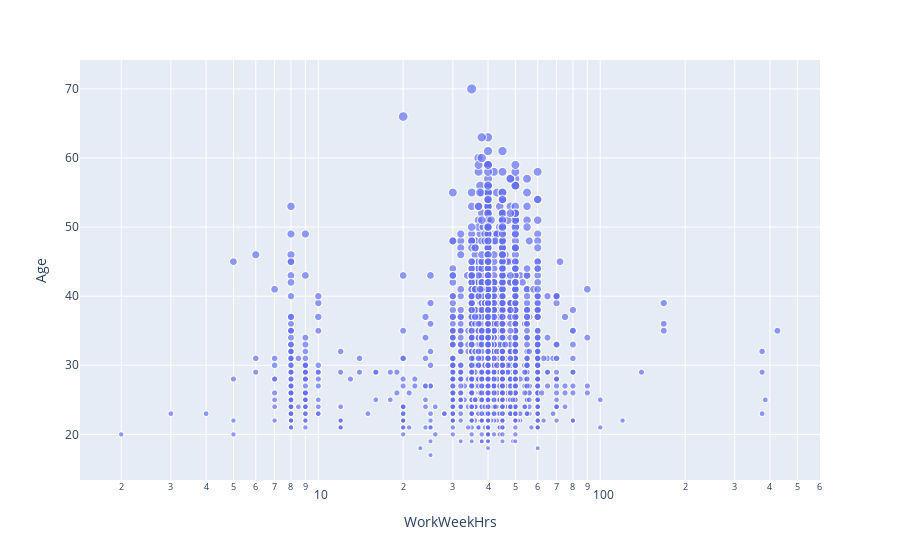

Notebook code cell kept with this figure:
### Markdown cell above
Create a bubble plot of `WorkWeekHrs` and `Age`, use `Age` column as bubble size.

##### Hint: Use plotly.express to create a bubble chart

### Code cell
import plotly.express as px
fig = px.scatter(df, x="WorkWeekHrs", y="Age",
         size="Age", log_x=True, size_max=10)
fig.show()

df.corr()

### Figure 1 — Plotly figure (JSON) as saved in the notebook; plotly's stock layout.template omitted (floating-point values rounded to 4 significant figures; data arrays with more than 128 entries replaced by an {"elided": "..."} marker saying what was removed)
{"data": [{"hovertemplate": "WorkWeekHrs=%{x}<br>Age=%{marker.size}<extra></extra>", "legendgroup": "", "marker": {"color": "#636efa", "size": {"elided": "4387 int values"}, "sizemode": "area", "sizeref": 0.7, "symbol": "circle"}, "mode": "markers", "name": "", "showlegend": false, "type": "scattergl", "x": {"elided": "4387 float values"}, "xaxis": "x", "y": {"elided": "4387 int values"}, "yaxis": "y"}], "layout": {"autosize": true, "legend": {"itemsizing": "constant", "tracegroupgap": 0}, "margin": {"t": 60}, "xaxis": {"anchor": "y", "autorange": true, "domain": [0, 1], "range": [0.1595, 2.773], "title": {"text": "WorkWeekHrs"}, "type": "log"}, "yaxis": {"anchor": "x", "autorange": true, "domain": [0, 1], "range": [13.15, 74.64], "title": {"text": "Age"}, "type": "linear"}}}
